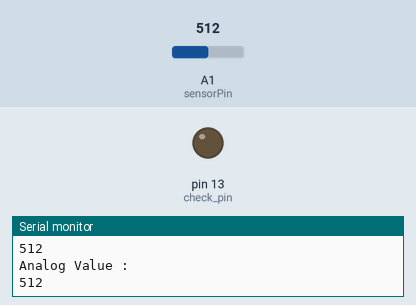
Recording of a sketch running on a simulated Arduino Uno, built with avr-gcc and run on an emulated ATmega328P. On the bench: output pins drawn as LEDs (lit = HIGH), the last lines printed to the serial monitor. The inputs (shaded band) are chosen by the test bench; at power-on: A1 (sensorPin) = 512.

Above: at 1.8 s.
1.9 s: A1 (sensorPin) set to 311
3.4 s: A1 (sensorPin) set to 288
At 5.2 s:
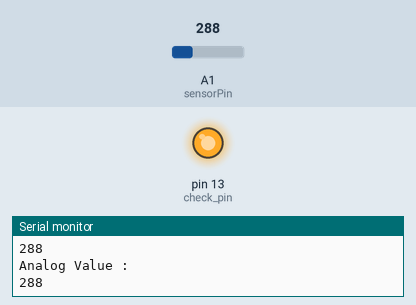
5.5 s: A1 (sensorPin) set to 306
At 7.0 s:
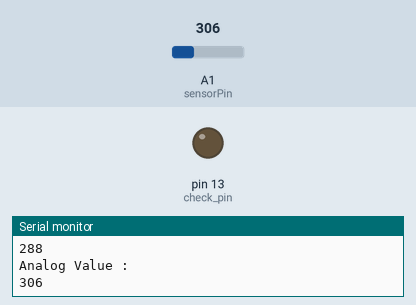
7.5 s: A1 (sensorPin) set to 290
At 8.5 s:
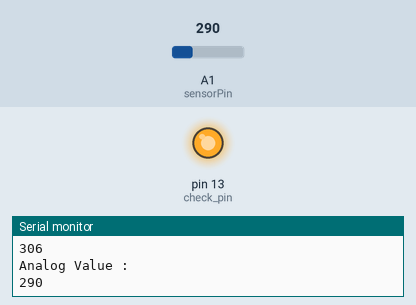
Timing chart, 0 to 10.5 s (numbered marks = the images above; inputs shaded):
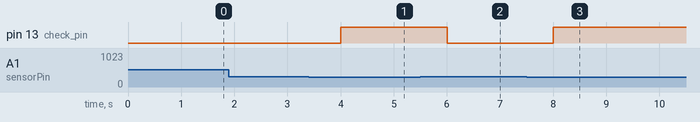

Measured:
- the behaviour switches between 300 and 299 on A1 (sensorPin) (found by bisection; images 0 and 1)
- after the input at 3.4 s, pin 13 (check_pin): LOW → HIGH after 0.60 s
- after the input at 5.5 s, pin 13 (check_pin): HIGH → LOW after 0.50 s
- after the input at 7.5 s, pin 13 (check_pin): LOW → HIGH after 0.50 s

The sketch:

Soil_Moisture_Sensor.ino
```cpp
#define sensorPin 15
#define check_pin 13
int sensorValue;
int limit = 300;

void setup() {
 Serial.begin(115200);
 pinMode(check_pin, OUTPUT);
}

void loop() {
 sensorValue = analogRead(sensorPin);
 Serial.println("Analog Value : ");
 Serial.println(sensorValue);

 if (sensorValue<limit) {
 digitalWrite(check_pin, HIGH);
 }
 else {
 digitalWrite(check_pin, LOW);
 }

 delay(1000);
}
```
